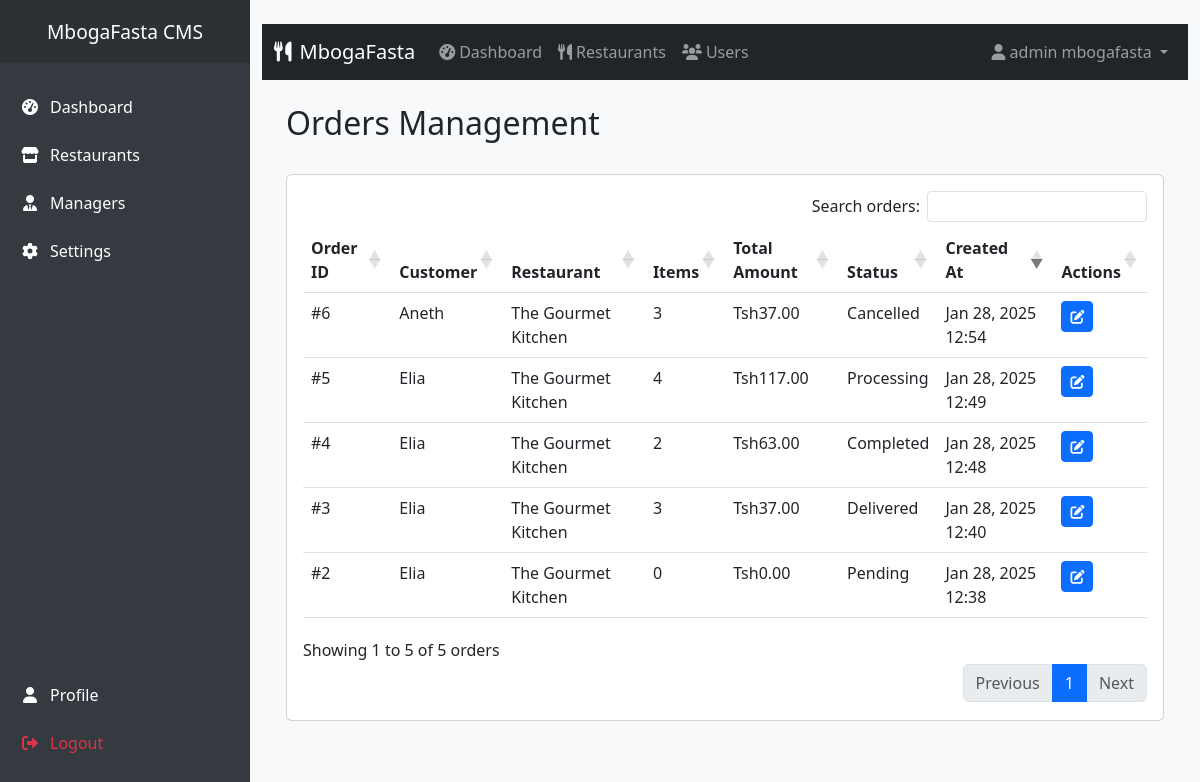
Screenshot of /orders.php (signed in) with the database file from the repository.
### tables this page shows
CREATE TABLE `users` (
  `user_id` int UNSIGNED NOT NULL,
  `role_id` tinyint UNSIGNED DEFAULT NULL,
  `name` varchar(100) NOT NULL,
  `email` varchar(100) NOT NULL,
  `password_hash` varchar(255) NOT NULL,
  `phone_number` varchar(15) DEFAULT NULL,
  `otp_code` varchar(10) DEFAULT NULL,
  `otp_expires_at` datetime DEFAULT NULL,
  `is_verified` tinyint(1) DEFAULT '0',
  `profile_pic` varchar(255) DEFAULT NULL,
  `created_at` timestamp NULL DEFAULT CURRENT_TIMESTAMP,
  `updated_at` timestamp NULL DEFAULT CURRENT_TIMESTAMP ON UPDATE CURRENT_TIMESTAMP
);

CREATE TABLE `orders` (
  `order_id` int UNSIGNED NOT NULL,
  `user_id` int UNSIGNED NOT NULL,
  `restaurant_id` int UNSIGNED NOT NULL,
  `cart_id` int UNSIGNED DEFAULT NULL,
  `total_amount` decimal(10,2) NOT NULL,
  `shipping_address` text,
  `order_status` enum('Pending','Processing','Completed','Cancelled','Delivered') DEFAULT 'Pending',
  `pay_method` text,
  `created_at` datetime DEFAULT CURRENT_TIMESTAMP,
  `updated_at` datetime DEFAULT CURRENT_TIMESTAMP ON UPDATE CURRENT_TIMESTAMP
);

CREATE TABLE `restaurants` (
  `restaurant_id` int UNSIGNED NOT NULL,
  `name` varchar(100) NOT NULL,
  `description` text,
  `address` varchar(255) DEFAULT NULL,
  `latitude` decimal(9,6) NOT NULL,
  `longitude` decimal(9,6) NOT NULL,
  `rating` decimal(2,1) DEFAULT NULL,
  `manager_id` int UNSIGNED DEFAULT NULL,
  `created_at` timestamp NULL DEFAULT CURRENT_TIMESTAMP,
  `updated_at` timestamp NULL DEFAULT CURRENT_TIMESTAMP ON UPDATE CURRENT_TIMESTAMP
);

### config/database.php (called while the page is built, shortened)
<?php
class Database {
    private static $instance = null;
    private $connection;
    private $host = 'localhost';
    private $dbname = 'mbogafastadb';
    private $username = 'msilu';
    private $password = 'passw0rd';
    private function __construct() {
        try {
            $this->connection = new PDO(
                "mysql:host={$this->host};dbname={$this->dbname}",
                $this->username,
                $this->password,
                [
                    PDO::ATTR_ERRMODE => PDO::ERRMODE_EXCEPTION,
                    PDO::ATTR_DEFAULT_FETCH_MODE => PDO::FETCH_ASSOC,
                    PDO::ATTR_EMULATE_PREPARES => false,
                ]
            );
        } catch (PDOException $e) {
            logSystemEvent('database_connection_failed', $e->getMessage());
            throw new Exception("Database connection failed: " . $e->getMessage());
        }
    }
    public static function getInstance() {
        if (self::$instance === null) {
            self::$instance = new self();
        }
        return self::$instance;
    }
    public function query($sql, $params = []) {
        try {
            $stmt = $this->connection->prepare($sql);
            $stmt->execute($params);
            return $stmt;
        } catch (PDOException $e) {
            logSystemEvent('database_query_failed', $e->getMessage());
            throw new Exception("Query failed: " . $e->getMessage());
        }
    }
    public function fetchAll($sql, $params = []) {
        return $this->query($sql, $params)->fetchAll();
    }
}
try {
    $db = Database::getInstance();
} catch (Exception $e) {
    logSystemEvent('database_initialization_failed', $e->getMessage());
    die("Database connection failed. Please try again later.");
}
?>

### orders.php (the view, shortened to what this page needs)
<?php
require_once 'includes/header.php';
try {
    $orders = $db->fetchAll("
        SELECT o.*,
               u.name AS customer_name,
               r.name AS restaurant_name,
               COUNT(oi.order_item_id) AS item_count,
               COALESCE(SUM(oi.total_price), 0) AS total_amount
        FROM orders o
        LEFT JOIN users u ON o.user_id = u.user_id
        LEFT JOIN restaurants r ON o.restaurant_id = r.restaurant_id
        LEFT JOIN order_items oi ON o.order_id = oi.order_id
        GROUP BY o.order_id, o.user_id, o.restaurant_id, o.order_status, o.created_at, o.updated_at
        ORDER BY o.created_at DESC
    ");
} catch (Exception $e) {
    $_SESSION['error'] = "Error fetching orders: " . $e->getMessage();
    $orders = [];
}
?>
<div class="container-fluid">
    <div class="row">
        <div class="col-12 px-4 py-4">
            <div class="d-flex justify-content-between align-items-center mb-4">
                <h2>Orders Management</h2>
            </div>
            <div class="card">
                <div class="card-body">
                    <div class="table-responsive">
                        <table class="table table-hover" id="ordersTable">
                            <thead>
                                <tr>
                                    <th>Order ID</th>
                                    <th>Customer</th>
                                    <th>Restaurant</th>
                                    <th>Items</th>
                                    <th>Total Amount</th>
                                    <th>Status</th>
                                    <th>Created At</th>
                                    <th>Actions</th>
                                </tr>
                            </thead>
                            <tbody>
                                <?php foreach ($orders as $order): ?>
                                <tr>
                                    <td>#<?php echo $order['order_id']; ?></td>
                                    <td><?php echo htmlspecialchars($order['customer_name']); ?></td>
                                    <td><?php echo htmlspecialchars($order['restaurant_name']); ?></td>
                                    <td><?php echo htmlspecialchars($order['item_count']); ?></td>
                                    <td>Tsh<?php echo number_format((float)$order['total_amount'], 2); ?></td>
                                    <td>
                                        <span class="status-badge status-<?php echo strtolower($order['order_status']); ?>">
                                            <?php echo $order['order_status']; ?>
                                        </span>
                                    </td>
                                    <td><?php echo date('M d, Y H:i', strtotime($order['created_at'])); ?></td>
                                    <td>
                                        <button class="btn btn-sm btn-primary"
                                                data-bs-toggle="modal"
                                                data-bs-target="#updateStatusModal"
                                                data-order='<?php echo json_encode($order); ?>'>
                                            <i class="fas fa-edit"></i>
                                        </button>
                                    </td>
                                </tr>
                                <?php endforeach; ?>
                            </tbody>
                        </table>
                    </div>
                </div>
            </div>
        </div>
    </div>
</div>

### includes/header.php (shortened to what this page needs)
<?php
require_once __DIR__ . '/../config/database.php';
$stmt = $pdo->prepare("
    SELECT r.role_name, u.name as username
    FROM users u
    JOIN roles r ON u.role_id = r.role_id
    WHERE u.user_id = ?
");
$stmt->execute([$_SESSION['user_id']]);
$user_data = $stmt->fetch(PDO::FETCH_ASSOC);
$username = $user_data['username'] ?? '';
?>
<!DOCTYPE html>
<html lang="en">
<head>
    <link href="https://cdn.jsdelivr.net/npm/bootstrap@5.3.0/dist/css/bootstrap.min.css" rel="stylesheet">
    <link href="https://cdnjs.cloudflare.com/ajax/libs/font-awesome/6.0.0/css/all.min.css" rel="stylesheet">
    <link href="https://cdn.datatables.net/1.13.7/css/dataTables.bootstrap5.min.css" rel="stylesheet">
    <link href="https://cdn.datatables.net/responsive/2.5.0/css/responsive.bootstrap5.min.css" rel="stylesheet">
    <link href="https://cdn.datatables.net/buttons/2.4.2/css/buttons.bootstrap5.min.css" rel="stylesheet">
</head>
<body>
    <?php include 'sidebar.php'; ?>
    <div class="main-content" id="mainContent">
        <div class="container-fluid py-4">
            <nav class="navbar navbar-expand-lg navbar-dark bg-dark">
                <div class="container-fluid">
                    <a class="navbar-brand" href="<?php echo $user_role === 'Manager' ? 'restaurant_dashboard.php' : 'dashboard.php'; ?>">
                        <i class="fas fa-utensils me-2"></i>MbogaFasta
                    </a>
                    <div class="collapse navbar-collapse" id="navbarNav">
                        <ul class="navbar-nav me-auto">
                            <?php if ($user_role === 'Admin'): ?>
                                <li class="nav-item">
                                    <a class="nav-link" href="dashboard.php">
                                        <i class="fas fa-tachometer-alt me-1"></i>Dashboard
                                    </a>
                                </li>
                                <li class="nav-item">
                                    <a class="nav-link" href="restaurants.php">
                                        <i class="fas fa-utensils me-1"></i>Restaurants
                                    </a>
                                </li>
                                <li class="nav-item">
                                    <a class="nav-link" href="users.php">
                                        <i class="fas fa-users me-1"></i>Users
                                    </a>
                                </li>
                            <?php endif; ?>
                        </ul>
                        <ul class="navbar-nav">
                            <li class="nav-item dropdown">
                                <a class="nav-link dropdown-toggle" href="#" id="navbarDropdown" role="button" data-bs-toggle="dropdown">
                                    <i class="fas fa-user me-1"></i><?php echo htmlspecialchars($username); ?>
                                </a>
                            </li>
                        </ul>
                    </div>
                </div>
            </nav>
</body>
</html>

### includes/header.php (style rules this page uses)
.main-content { margin-left: 250px; transition: all 0.3s; min-height: 100vh; background-color: #f8f9fa; }

### rows the page displays
users: name "admin mbogafasta"
orders: order_id "6", user.name "Aneth", restaurant.name "The Gourmet Kitchen", item_count "3", total_amount "37.00", order_status "Cancelled", created_at "Jan 28, 2025 12:54"
orders: order_id "5", user.name "Elia", restaurant.name "The Gourmet Kitchen", item_count "4", total_amount "117.00", order_status "Processing", created_at "Jan 28, 2025 12:49"
orders: order_id "4", user.name "Elia", restaurant.name "The Gourmet Kitchen", item_count "2", total_amount "63.00", order_status "Completed", created_at "Jan 28, 2025 12:48"
orders: order_id "3", user.name "Elia", restaurant.name "The Gourmet Kitchen", item_count "3", total_amount "37.00", order_status "Delivered", created_at "Jan 28, 2025 12:40"
orders: order_id "2", user.name "Elia", restaurant.name "The Gourmet Kitchen", item_count "0", total_amount "0.00", order_status "Pending", created_at "Jan 28, 2025 12:38"
